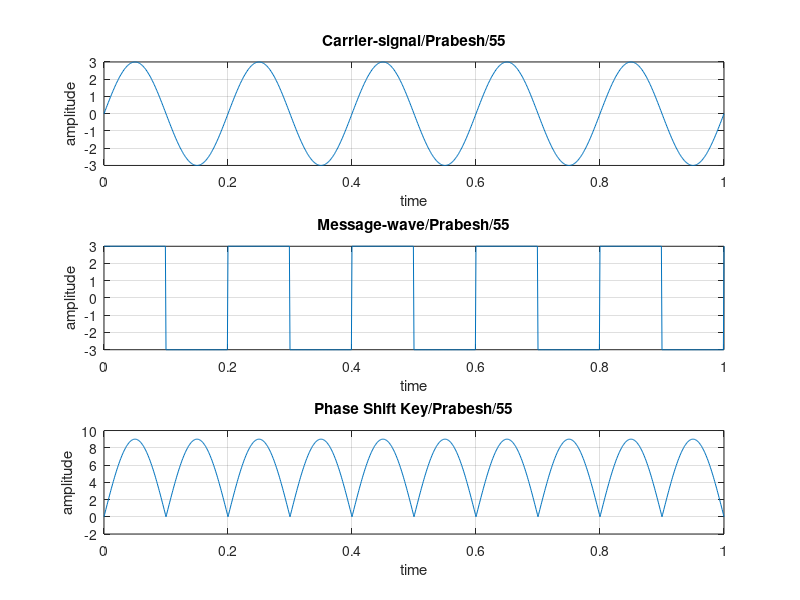

This chart was generated by the following MATLAB code:
clc;
close all;
clear all;
f1=input('Enter the frequency of carrier wave');
f2=input('Enter frequency of pulse');
A=3;
t=0:0.001:1;
x=A.*sin(2*pi*f1*t);
u=A.*square(2*pi*f2*t);
v=x.*u;
subplot(3,1,1);
plot(t,x);
xlabel('time');
ylabel('amplitude');
title('Carrier-signal/Prabesh/55');
grid on;
subplot(3,1,2);
plot(t,u);
xlabel('time');
ylabel('amplitude');
title('Message-wave/Prabesh/55');
grid on;
subplot(3,1,3);
plot(t,v);
xlabel('time');
ylabel('amplitude');
title('Phase Shift Key/Prabesh/55');
grid on;